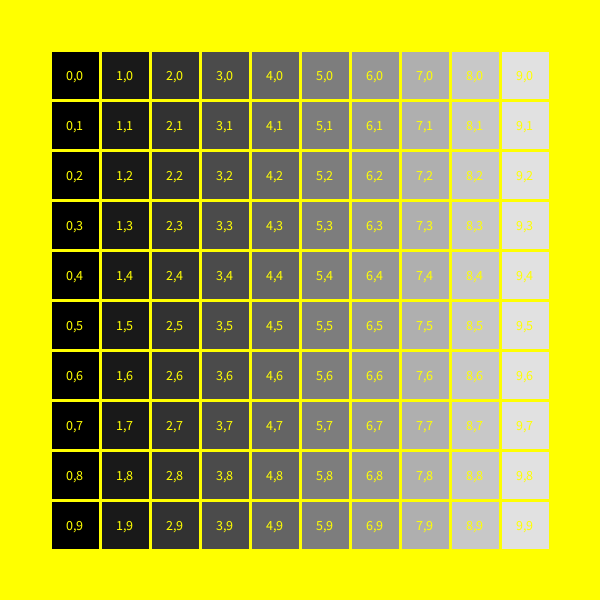
Frame 1 (no input)
Frame 60 (the mouse pressed at the canvas centre just before this capture): identical to frame 1, image omitted
Frame 120 (the mouse held since frame 60 and released just before this capture): identical to frame 1, image omitted

The Processing sketch that drew this single still picture (run headless with seeded random() and noise(); from frame 60 on, the mouse is pressed at the canvas centre):

// Processing sketch: VandM_3_VisualMatrix_Gradient
// ── VandM_3_VisualMatrix_Gradient.pde
float[][] grayValues;

void setup() {
  size(600, 600);
  background(255, 255, 0);
  grayValues = new float[10][10];
  for (int i=0; i<grayValues.length; i++) {
    for (int j=0; j<grayValues[i].length; j++) {
      grayValues[i][j] = i*(255/grayValues.length);
    }
  }
}

void draw() {
  int side = 50;
  for (int i=0; i<grayValues.length; i++) {
    for (int j=0; j<grayValues[i].length; j++) {
      strokeWeight(3);
      stroke(255, 255, 0);
      fill(grayValues[i][j]);
      rect(50+i*side, 50+j*side, side, side);
      fill(255, 255, 0);
      textSize(14);
      textAlign(CENTER, CENTER);
      text(i+","+j, 50+i*side+side/2, 50+j*side+side/2);
    }
  }
}
